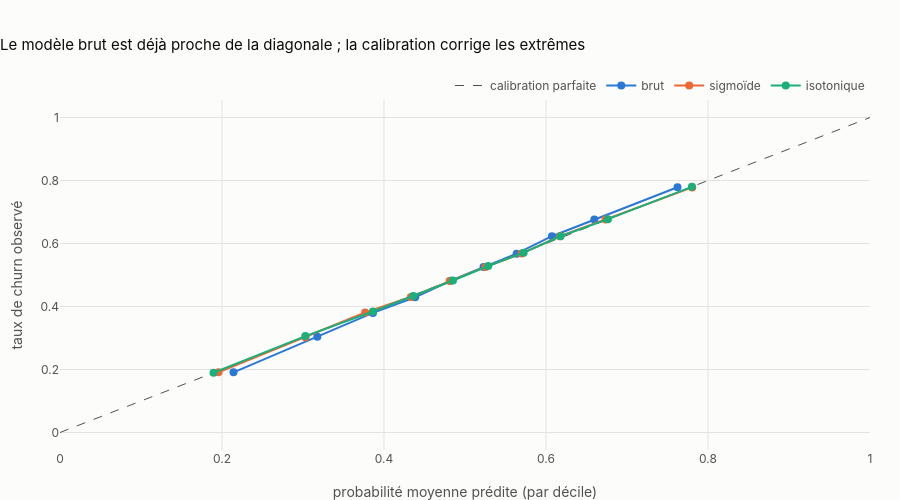

The notebook cell saved with this chart:
### Markdown cell above
## 4. Calibration en validation croisée

Pour chaque fold externe, le calibrateur est appris **uniquement sur la partie apprentissage**, par une CV interne à 5 folds (`CalibratedClassifierCV`, `ensemble=False`) : LightGBM est réentraîné sur toute la partie apprentissage, le calibrateur est appris sur ses prédictions hors fold internes, puis le tout est évalué sur le fold de validation externe, jamais vu.

### Code cell
VARIANTS = {
    "brut": build_pipeline("lightgbm"),
    "sigmoïde": make_calibrated(build_pipeline("lightgbm"), "sigmoid", random_state=cfg.random_state),
    "isotonique": make_calibrated(build_pipeline("lightgbm"), "isotonic", random_state=cfg.random_state),
}
cal_cv = {name: cross_validate_model(model, train, y, folds, name) for name, model in VARIANTS.items()}
rows = []
for name, r in cal_cv.items():
    eces = [expected_calibration_error(y.iloc[v], r.oof.iloc[v]) for _, v in folds]
    rows.append({"variante": name, "Brier": r.per_fold["brier"].mean(), "Brier σ": r.per_fold["brier"].std(),
                 "ECE": np.mean(eces), "ECE σ": np.std(eces, ddof=1),
                 "AUC": r.per_fold["roc_auc"].mean(), "p min": r.oof.min(), "p max": r.oof.max(),
                 "entraînement (s / fold)": r.per_fold["fit_seconds"].mean()})
cal_table = pd.DataFrame(rows).set_index("variante")
display(cal_table.round(5))
publish(reliability_chart({name: reliability_table(y, r.oof) for name, r in cal_cv.items()},
                          "Le modèle brut est déjà proche de la diagonale ; la calibration corrige les extrêmes"),
        "06_fiabilite_cv", width=1000)

### Figure 1 — Plotly figure (JSON) as saved in the notebook; plotly's stock layout.template omitted (floating-point values rounded to 4 significant figures)
{"data": [{"line": {"color": "#52514e", "dash": "dash", "width": 1}, "mode": "lines", "name": "calibration parfaite", "type": "scatter", "x": [0, 1], "y": [0, 1]}, {"customdata": [8000, 8000, 8000, 8000, 8000, 8000, 8000, 8000, 8000, 8000], "hovertemplate": "brut<br>prédit %{x:.3f}<br>observé %{y:.3f}<br>%{customdata} clients<extra></extra>", "line": {"color": "#2a78d6", "width": 2}, "marker": {"size": 8}, "mode": "lines+markers", "name": "brut", "type": "scatter", "x": [0.2142, 0.3177, 0.3863, 0.4384, 0.4823, 0.5229, 0.5637, 0.6073, 0.6597, 0.7623], "y": [0.191, 0.3041, 0.3796, 0.4294, 0.4816, 0.5252, 0.5677, 0.6231, 0.6759, 0.7785]}, {"customdata": [8000, 8000, 8000, 8000, 8000, 8000, 8000, 8000, 8000, 8000], "hovertemplate": "sigmoïde<br>prédit %{x:.3f}<br>observé %{y:.3f}<br>%{customdata} clients<extra></extra>", "line": {"color": "#eb6834", "width": 2}, "marker": {"size": 8}, "mode": "lines+markers", "name": "sigmoïde", "type": "scatter", "x": [0.1956, 0.3031, 0.3767, 0.4332, 0.481, 0.5254, 0.5699, 0.6171, 0.6735, 0.7805], "y": [0.1914, 0.3024, 0.3807, 0.4303, 0.4808, 0.5256, 0.5679, 0.6231, 0.6761, 0.778]}, {"customdata": [8089, 7912, 8946, 7077, 8993, 7145, 7971, 8206, 7816, 7845], "hovertemplate": "isotonique<br>prédit %{x:.3f}<br>observé %{y:.3f}<br>%{customdata} clients<extra></extra>", "line": {"color": "#1baf7a", "width": 2}, "marker": {"size": 8}, "mode": "lines+markers", "name": "isotonique", "type": "scatter", "x": [0.1895, 0.3029, 0.3863, 0.4362, 0.4851, 0.5287, 0.5724, 0.618, 0.6765, 0.7801], "y": [0.1895, 0.3061, 0.3841, 0.4335, 0.4827, 0.5285, 0.5708, 0.6231, 0.6772, 0.7799]}], "layout": {"height": 500, "title": {"text": "Le modèle brut est déjà proche de la diagonale ; la calibration corrige les extrêmes"}, "xaxis": {"title": {"text": "probabilité moyenne prédite (par décile)"}}, "yaxis": {"title": {"text": "taux de churn observé"}}}}
